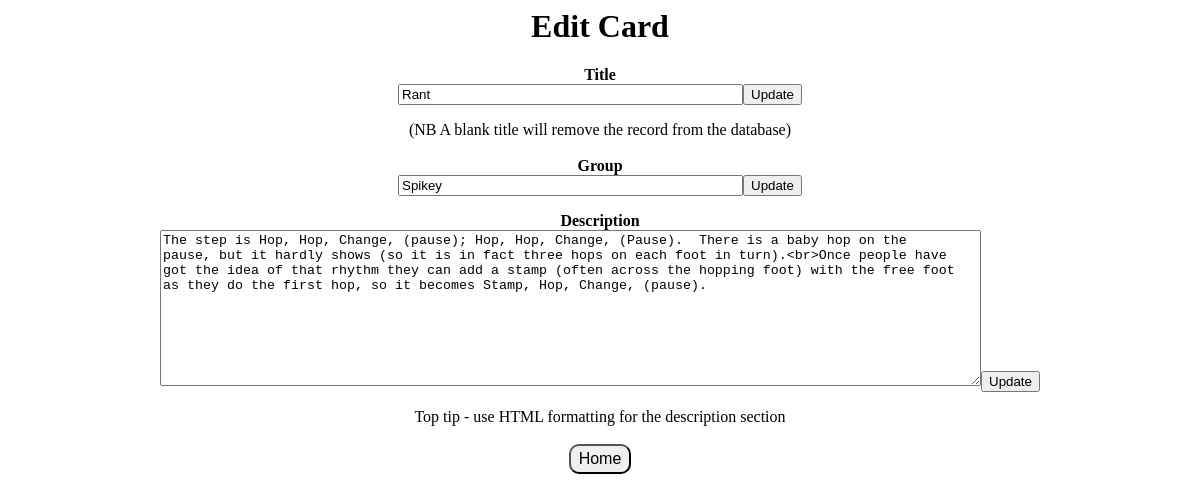
The app's page /edit_card.php/?cardId=2 with its own data.
### tables this page shows
CREATE TABLE cards (
card_id integer PRIMARY KEY,
title TEXT NOT NULL,
description TEXT
, grouping TEXT);

### database.php (called while the page is built, shortened)
<?php
function GetTitle($cardId, $db)
{
    $sth = $db->prepare("SELECT title FROM cards where card_id=\"".$cardId."\"");
    $sth->execute();
    $row = $sth->fetch();
    if ($row != null) {
        return $row['title'];
    }
    return "Card not found";
}
function GetGroup($cardId, $db)
{
    $sth = $db->prepare("SELECT grouping FROM cards where card_id=\"".$cardId."\"");
    $sth->execute();
    $row = $sth->fetch();
    if ($row != null) {
        return $row['grouping'];
    }
    return "Card not found";
}
function GetDesc($cardId, $db)
{
    $sth = $db->prepare("SELECT description FROM cards where card_id=\"".$cardId."\"");
    $sth->execute();
    $row = $sth->fetch();
    if ($row != null) {
        return $row['description'];
    }
    return "Card not found";
}
?>

### edit_card.php (the view)
<?php
include "database.php";
include "header.php";
$cardId = $_GET['cardId'];
echo "</head><body>";
$db = DatabaseInit();
echo "<center>";
echo "<h1>Edit Card</h1>";
EditCard($db, $cardId);
echo "<button class=\"button\" type=\"button\" onclick=\"window.location.href='/flashcards/index.php'\">Home</button>";
echo "</body></html>";
function EditCard($db, $cardId)
{
    if ($cardId != -1) {
        $title = GetTitle($cardId, $db);
        $desc = GetDesc($cardId, $db);
        $group = GetGroup($cardId, $db);
    } else {
        $title = "New card title...";
        $desc = "Description...";
        $group = "Group name....";
    }
    echo "<b>Title</b><form action=\"/flashcards/save_title.php/?cardId=", $cardId, "\" method=\"post\">";
    echo "<input type=\"text\" size=\"40\" name=\"title\" value=\"", $title, "\">";
    echo "<input type=\"submit\" value=\"Update\"></form>";
    echo "(NB A blank title will remove the record from the database)<br><br>";
    echo "<b>Group</b><form action=\"/flashcards/save_group.php/?cardId=", $cardId, "\" method=\"post\">";
    echo "<input type=\"text\" size=\"40\" name=\"group\" value=\"", $group, "\">";
    echo "<input type=\"submit\" value=\"Update\"></form>";
    echo "<b>Description</b><form action=\"/flashcards/save_desc.php/?cardId=", $cardId, "\" method=\"post\">";
    echo "<textarea id=\"desc\" rows=\"10\" cols=\"100\" wrap=\"hard\" name=\"desc\">", $desc, "</textarea>";
    echo "<input type=\"submit\" value=\"Update\">";
    echo "</form>";
    echo "Top tip - use HTML formatting for the description section<br><br>";
}
?>

### cards.css (style rules this page uses)
.button { border-radius:10px; font-size: 16px; padding: 4px 8px; }

### records on screen
cards: title "Rant", group "Spikey", desc "The step is Hop, Hop, Change, (pause); Hop, Hop, Change, (Pause). There is a baby hop on the pause, but it hardly shows (so it is in fact three hops on each foot in turn).<br>Once people have got the idea of that rhythm they can add a stamp (often across the hopping foot) with the free foot as they do the first hop, so it becomes Stamp, Hop, Change, (pause)."
